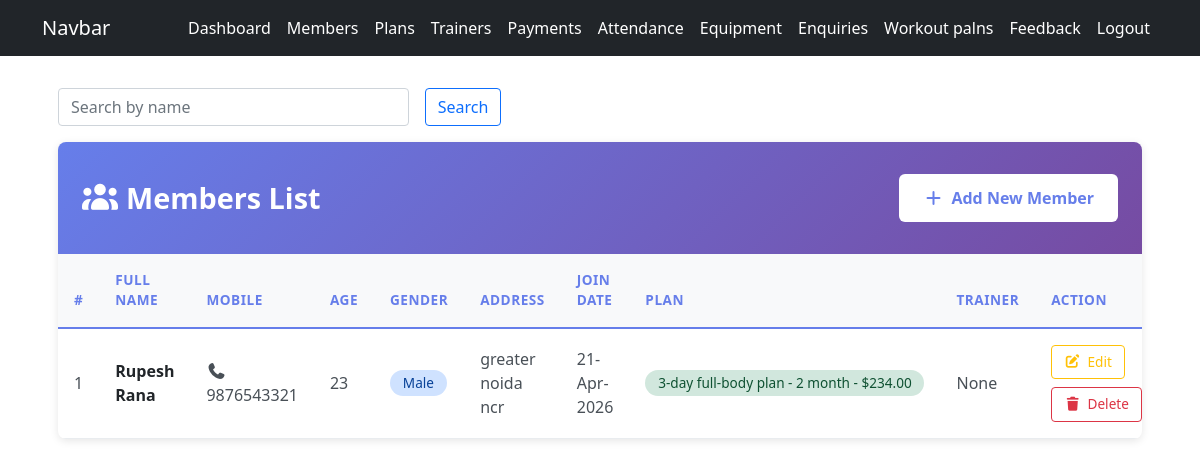
The page /admin_member/ (signed in) on the database as committed earlier.
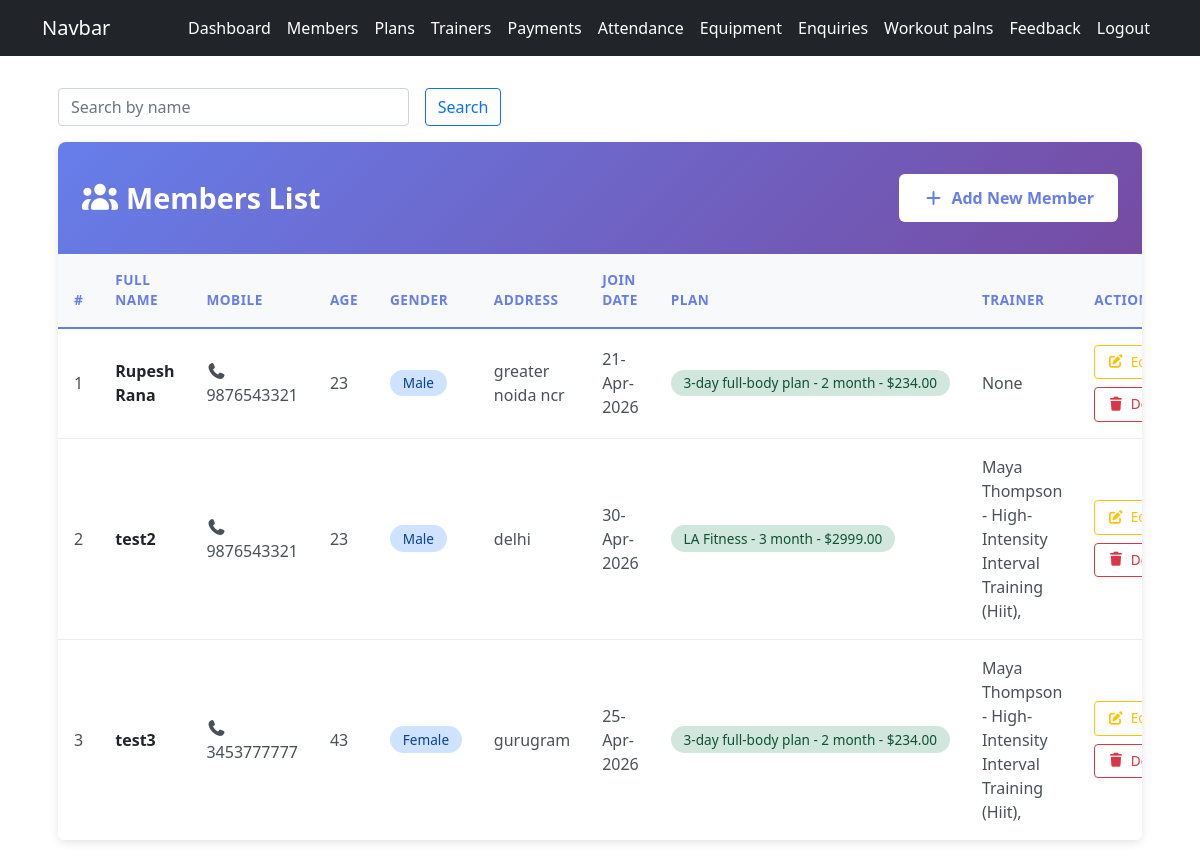
The same page on the database as committed later.
### gymapp/models.py (models this page shows, shortened)
class MemberProfile(models.Model):
    GENDER_CHOICES = (
        ('MALE', 'Male'),
        ('FEMALE', 'Female'),
        ('OTHER', 'Other'),
    )
    user = models.OneToOneField(settings.AUTH_USER_MODEL,
                                 on_delete=models.CASCADE,   # Delete profile if user is deleted
                                 related_name='member_profile'  # Access profile via user.member_profile
                                 )
    full_name = models.CharField(max_length=100)
    mobile = models.BigIntegerField()
    age = models.PositiveIntegerField(null=True, blank=True)
    gender = models.CharField(max_length=10, choices=GENDER_CHOICES, null=True, blank=True)
    address = models.TextField(blank=True)
    join_date = models.DateField(default=timezone.now)
    plan = models.ForeignKey(MemberShipPlan,
                              on_delete=models.SET_NULL,    # if plan is deleted set to null
                              null=True, blank=True)
    memberShip_start = models.DateField(null=True, blank=True)
    memberShip_end = models.DateField(null=True, blank=True)
    trainer = models.ForeignKey(Trainer, on_delete=models.SET_NULL, null=True, blank=True, related_name='members')

class MemberShipPlan(models.Model):
    name = models.CharField(max_length=100)
    duration_months = models.PositiveIntegerField()   # eg: 1, 2, 3, 6, 12 months
    fee = models.DecimalField(max_digits=6, decimal_places=2)  # eg: 499.50
    description = models.TextField()
    def __str__(self):
        return f'{self.name} - {self.duration_months} month - ${self.fee}'

class Trainer(models.Model):
    name = models.CharField(max_length=100)
    mobile = models.BigIntegerField()
    specialization = models.CharField(max_length=200)
    shift_timings = models.CharField(max_length=200)
    def __str__(self):
        return f'{self.name} - {self.specialization}'

### gymapp/views.py (the view)
    def wrapper(request, *args, **kwargs):
        if not request.user.is_authenticated or getattr(request.user, 'role', None) != 'ADMIN':  # check if user is not authenticated OR role is not ADMIN
            messages.error(request, 'you must be an admin to access this page')
            return redirect('admin_login')
        return view_func(request, *args, **kwargs)  # if user is authenticated and role is ADMIN, then allow them to access the page

### gymapp/views.py (called while the page is built)
def admin_required(view_func):
    def wrapper(request, *args, **kwargs):
        if not request.user.is_authenticated or getattr(request.user, 'role', None) != 'ADMIN':  # check if user is not authenticated OR role is not ADMIN
            messages.error(request, 'you must be an admin to access this page')
            return redirect('admin_login')
        return view_func(request, *args, **kwargs)  # if user is authenticated and role is ADMIN, then allow them to access the page
    return wrapper

@admin_required
def admin_member_list(request):
    search = request.GET.get('search', '')  # get the search query from the URL parameters, if no search query is provided then set it to an empty string
    members = MemberProfile.objects.all().select_related('user', 'plan')
    if search:
        members = members.filter(full_name__icontains=search)
    return render(request, 'admin_member_list.html', {'members':members, 'search':search})

### gymapp/templates/admin_member_list.html (shortened to what this page needs)
{% extends 'base.html' %}
{% load static %}
{% block content %}
<link rel="stylesheet" href="{% static 'gymapp/css/admin_member_list.css' %}">
<div class="members-container">
    <form method="get" class="row g-3 mb-3">
    <div class="col-md-4">
        <input type="text" name="search" class="form-control" placeholder="Search by name ">
    </div>
    <div class="col-md-2">
        <button type="submit" class="btn btn-outline-primary">Search</button>
    </div>
</form>
    <div class="members-card">
        <div class="members-header">
            <div>
                <h2><i class="fas fa-users"></i>Members List</h2>
            </div>
            <div class="header-actions">
                <a href="{% url 'admin_member_add' %}" class="btn-add">
                    <i class="fas fa-plus"></i> Add New Member
                </a>
            </div>
        </div>
        <div class="table-wrapper">
            <table class="table">
                <thead>
                    <tr>
                        <th style="width: 5%;">#</th>
                        <th style="width: 15%;">Full Name</th>
                        <th style="width: 12%;">Mobile</th>
                        <th style="width: 8%;">Age</th>
                        <th style="width: 10%;">Gender</th>
                        <th style="width: 18%;">Address</th>
                        <th style="width: 12%;">Join Date</th>
                        <th style="width: 10%;">Plan</th>
                        <th style="width: 12%;">Trainer</th>
                        <th style="width: 15%;">Action</th>
                    </tr>
                </thead>
                <tbody>
                    {% if members %}
                        {% for member in members %}
                        <tr>
                            <td>{{ forloop.counter }}</td>
                            <td><span class="member-name">{{ member.full_name }}</span></td>
                            <td><i class="fas fa-phone"></i> {{ member.mobile }}</td>
                            <td>{{ member.age }}</td>
                            <td><span class="badge badge-info">{{ member.gender }}</span></td>
                            <td title="{{ member.address }}">{{ member.address|truncatechars:35 }}</td>
                            <td>{{ member.join_date|date:"d-M-Y" }}</td>
                            <td><span class="badge badge-success">{{ member.plan }}</span></td>
                            <td>{{ member.trainer }}</td>
                            <td>
                                <div class="action-buttons">
                                    <a href="{% url 'admin_member_edit' member.id %}" class="btn-action btn-edit" title="Edit">
                                        <i class="fas fa-edit"></i> Edit
                                    </a>
                                    <form method="POST" action="{% url 'admin_member_delete' member.id %}" style="display: contents;">
                                        <button type="submit" class="btn-action btn-delete" title="Delete"
                                                onclick="return confirm('Are you sure you want to delete this member?');">
                                            <i class="fas fa-trash"></i> Delete
                                        </button>
                                    </form>
                                </div>
                            </td>
                        </tr>
                        {% endfor %}
                    {% endif %}
                </tbody>
            </table>
        </div>
    </div>
</div>
{% endblock %}

### gymapp/templates/base.html (shortened to what this page needs)
<!doctype html>
<html lang="en">
  <head>
    <link
      href="https://cdn.jsdelivr.net/npm/bootstrap@5.0.2/dist/css/bootstrap.min.css"
      rel="stylesheet"
    />
    <link
      rel="stylesheet"
      href="https://cdnjs.cloudflare.com/ajax/libs/font-awesome/7.0.1/css/all.min.css"
    />
  </head>
  <body>
    <nav class="navbar navbar-expand-lg navbar-dark bg-dark">
      <div class="container">
        <a class="navbar-brand" href="#">Navbar</a>
        <div class="collapse navbar-collapse" id="navbarSupportedContent">
          <ul class="navbar-nav ms-auto">
            {% if user.is_authenticated %}
             {% if user.role == 'ADMIN' %}
            <li class="nav-item">
              <a class="nav-link active" href="{% url 'admin_dashboard' %}">Dashboard</a>
            </li>
            <li class="nav-item">
              <a class="nav-link active" href="{% url 'admin_member_list' %}">Members</a>
            </li>
            <li class="nav-item">
              <a class="nav-link active" href="{% url 'admin_plans_list' %}">Plans</a>
            </li>
            <li class="nav-item">
              <a class="nav-link active" href="{% url 'admin_trainers_list' %}">Trainers</a>
            </li>
            <li class="nav-item">
              <a class="nav-link active" href="">Payments</a>
            </li>
            <li class="nav-item">
              <a class="nav-link active" href="{% url 'admin_attendance_list' %}">Attendance</a>
            </li>
            <li class="nav-item">
              <a class="nav-link active" href="">Equipment</a>
            </li>
            <li class="nav-item">
              <a class="nav-link active" href="">Enquiries</a>
            </li>
            <li class="nav-item">
              <a class="nav-link active" href="">Workout palns</a>
            </li>
            <li class="nav-item">
              <a class="nav-link active" href="">Feedback</a>
            </li>
            {% endif %}
            <li class="nav-item">
              <a class="nav-link active" href="{% url 'admin_logout' %}"
                >Logout</a
              >
            </li>
            {% endif %}
          </ul>
        </div>
      </div>
    </nav>
    <div class="container mt-4">
      {% block content %}
      {% endblock content %}
    </div>
  </body>
</html>

### gymapp/static/gymapp/css/admin_member_list.css (style rules this page uses)
.members-container { max-width: 1200px; margin: 2rem auto; padding: 0 1rem; }
.members-card { box-shadow: 0 2px 8px rgba(0, 0, 0, 0.1); border-radius: 8px; overflow: hidden; background: white; }
.members-header { background: linear-gradient(135deg, #667eea 0%, #764ba2 100%); color: white; padding: 2rem 1.5rem; display: flex; flex-direction: row; justify-content: space-between; align-items: center; gap: 1rem; flex-wrap: wrap; }
.members-header h2 { margin: 0; font-weight: 600; font-size: 1.8rem; display: flex; align-items: center; gap: 0.5rem; }
.header-actions { display: flex; justify-content: flex-start; }
.btn-add { background-color: #fff; color: #667eea; border: none; padding: 0.75rem 1.5rem; font-size: 1rem; font-weight: 600; border-radius: 6px; cursor: pointer; transition: all 0.3s ease; display: flex; align-items: center; gap: 0.5rem; text-decoration: none; }
.table-wrapper { overflow-x: auto; -webkit-overflow-scrolling: touch; }
.table { width: 100%; border-collapse: collapse; margin: 0; }
.table thead { background-color: #f8f9fa; }
.table thead th { font-weight: 600; text-transform: uppercase; font-size: 0.85rem; letter-spacing: 0.5px; border-bottom: 2px solid #667eea; color: #667eea; padding: 1rem; text-align: left; }
.table tbody tr { border-bottom: 1px solid #e9ecef; transition: all 0.3s ease; }
.table tbody td { vertical-align: middle; padding: 1rem; color: #495057; }
.member-name { font-weight: 600; color: #212529; }
.badge { display: inline-block; padding: 0.4rem 0.8rem; border-radius: 20px; font-size: 0.85rem; font-weight: 500; }
.badge-info { background-color: #cfe2ff; color: #084298; }
.badge-success { background-color: #d1e7dd; color: #0f5132; }
.action-buttons { display: flex; gap: 0.5rem; flex-wrap: wrap; }
.btn-action { padding: 0.375rem 0.75rem; font-size: 0.85rem; border: 1px solid; border-radius: 4px; cursor: pointer; transition: all 0.3s ease; display: inline-flex; align-items: center; gap: 0.4rem; text-decoration: none; }
.btn-edit { background-color: transparent; border-color: #ffc107; color: #ffc107; }
.btn-delete { background-color: transparent; border-color: #dc3545; color: #dc3545; }

Rows that differ between the two databases and show on the page:
added MemberProfile: full_name "test2", mobile "9876543321", age "23", gender "Male", address "delhi", join_date "30-Apr-2026", plan "LA Fitness - 3 month - $2999.00", trainer "Maya Thompson - High-Intensity Interval Training (Hiit),"
added MemberProfile: full_name "test3", mobile "3453777777", age "43", gender "Female", address "gurugram", join_date "25-Apr-2026", plan "3-day full-body plan - 2 month - $234.00", trainer "Maya Thompson - High-Intensity Interval Training (Hiit),"
